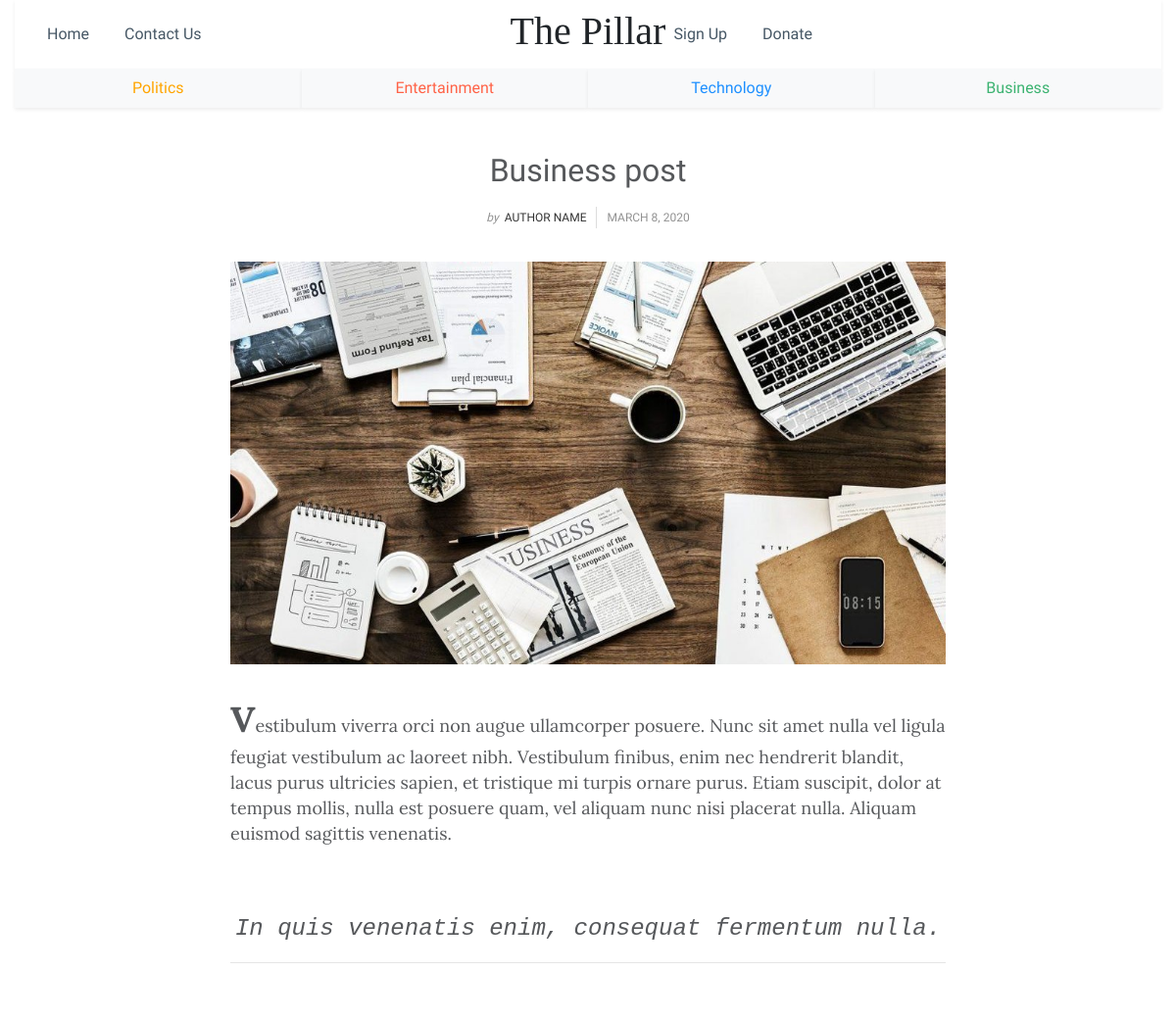
The app's page /posts/Business post (upper part), older data.
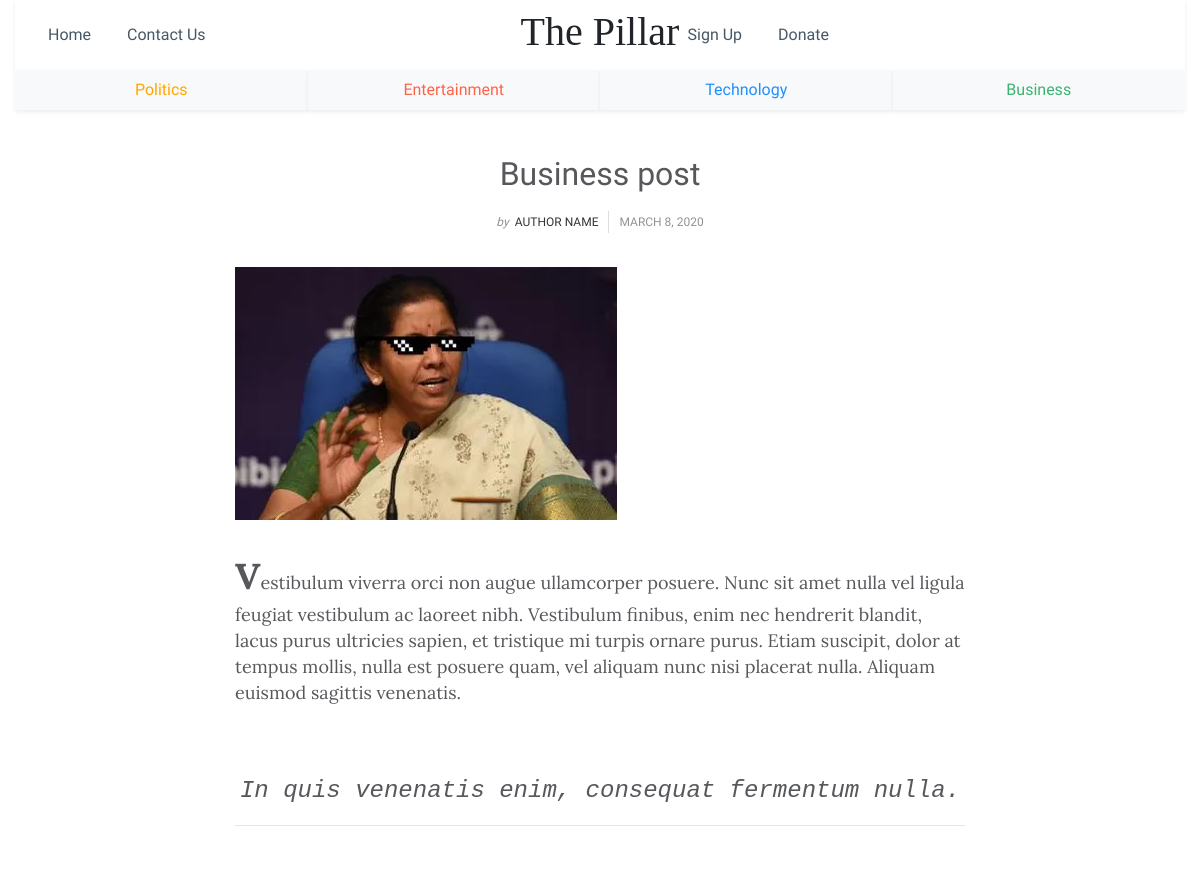
The same page, newer data.
### landingpage/models.py (models this page shows, shortened)
class BlogPost( models.Model ) :
    post_title = models.CharField( verbose_name='Title', max_length=200, default="Blog post", primary_key=True )
    post_desc = models.TextField( verbose_name='Description', max_length=100 )
    post_text = models.TextField( verbose_name='Story')
    post_date = models.DateField( verbose_name='Date published' )
    post_img = models.ImageField( verbose_name='Thumbnail',null=True )
    post_tag = models.CharField( verbose_name='Tag',max_length=20, choices=tag_choices, default=GENERAL )
    custom_tag = models.ManyToManyField(CustomTag)
    featured = models.BooleanField( default=False )

### landingpage/views.py (the view)
# urls.py: path('posts/<post_title>',views.post,name='post'),
def post(request, post_title):
    post_title=post_title.replace('_',' ')
    blog=BlogPost.objects.get(post_title=post_title)
    context={
        'blog': blog,
    }
    return render( request, 'landingpage/newpost.html', context )

### landingpage/templates/landingpage/newpost.html (shortened to what this page needs)
<!DOCTYPE html>
<html>
<head>
    <link rel="stylesheet" href="https://cdnjs.cloudflare.com/ajax/libs/twitter-bootstrap/4.4.1/css/bootstrap.min.css">
    <link rel="stylesheet" href="https://cdnjs.cloudflare.com/ajax/libs/ionicons/2.0.1/css/ionicons.min.css">
    {% load static %}
    <link rel="stylesheet" href="{% static 'landingpage/css/post.min.css' %}">
</head>
<body>
    <div class="container-fluid" style="/*background-color: #000000;*/">
        <nav class="navbar navbar-light navbar-expand-md shadow-sm navigation-clean-search" style="background-color: rgba(255,255,255,0);/*z-index: -1;*/opacity: 1;width: 100%;padding: 15px;padding-right: 0px;padding-left: 0px;margin: 0px;">
            <div class="container-fluid">
                <div
                    class="collapse navbar-collapse" id="navcol-1">
                    <ul class="nav navbar-nav" style="font-family: Quicksand, sans-serif;">
                        <li class="nav-item d-flex" role="presentation"><a class="nav-link" href="{% url 'index' %}">Home</a></li>
                        <li class="nav-item" role="presentation"><a class="nav-link" href="{% url 'contact' %}">Contact Us</a></li>
                    </ul>
                    <ul class="nav navbar-nav ml-auto" style="font-family: Quicksand, sans-serif;">
                        <li class="nav-item" role="presentation"><a class="nav-link" href="#" data-toggle="modal" data-target="#subscribe">Sign Up</a></li>
                        <li class="nav-item" role="presentation"><a class="nav-link" href="{% url 'donate' %}">Donate</a></li>
                    </ul>
                    <form class="form-inline" action="/search" style="margin: 0px;margin-left: 0px;width: 323px;padding-left: 20px;">
                        <div class="form-group" style="width: 323px;"><label for="search-field"><i class="icon ion-search" style="padding: 0px;width: 25px;height: 40px;font-size: 30px;"></i></label><input class="form-control search-field" type="search" id="search-field" name="search" style="width: 182px;"></div>
                    </form>
            </div>
    </div>
    </nav>
    <div class="row" style="position: absolute;width: 100%;top: 0;z-index: -1;">
        <div class="col">
            <h1 class="text-center" style="/*position: absolute;*/font-family: 'Playfair Display', serif;font-size: 40px;padding: 10px;padding-top: 8px;">The Pillar</h1>
        </div>
    </div>
    <div class="row row-cols-2">
        <div class="col" style="padding-left: 15px;padding-right: 0px;">
            <ul class="nav nav-justified d-sm-block d-lg-flex" style="font-family: Adamina, serif;">
                <li class="nav-item"><a class="nav-link text-center bg-light border-light shadow-sm" href="{% url 'section' 'Politics' %}" style="color: orange;font-family: Adamina, serif;">Politics</a></li>
                <li class="nav-item shadow-sm"><a class="nav-link bg-light" href="{% url 'section' 'Entertainment' %}" style="color: tomato;">Entertainment</a></li>
            </ul>
        </div>
        <div class="col" style="padding-left: 0px;padding-right: 15px;">
            <ul class="nav nav-justified">
                <li class="nav-item shadow-sm"><a class="nav-link bg-light" href="{% url 'section' 'Technology' %}" style="color: dodgerblue;font-family: Adamina, serif;">Technology</a></li>
                <li class="nav-item shadow-sm"><a class="nav-link bg-light" href="{% url 'section' 'Business' %}" style="color: mediumseagreen;font-family: Adamina, serif;">Business</a></li>
            </ul>
        </div>
    </div>
    </div>
    <div class="article-clean" style="background-color: #ffffff;">
        <div class="container" style="background-color: rgba(255,255,255,0);">
            <div class="row">
                <div class="col-lg-10 col-xl-8 offset-lg-1 offset-xl-2">
                    <div class="intro">
                        <h1 class="text-center" style="font-family: Adamina, serif;">{{ blog.post_title }}</h1>
                        <p class="text-center"><span class="by" style="font-family: Adamina, serif;">by</span> <a href="#" style="font-family: Adamina, serif;">Author Name</a><span class="date" style="font-family: Adamina, serif;">{{ blog.post_date }}</span></p>
                        <img class="img-fluid" src="{{ blog.post_img.url }}"></div>
                    <div class="text">
                        {{ blog.post_text|safe }}
                    </div>
                </div>
            </div>
        </div>
    </div>
</body>
</html>

Row changes from the older to the newer data that the page shows:
changed BlogPost "Business post": post_img: a different picture
